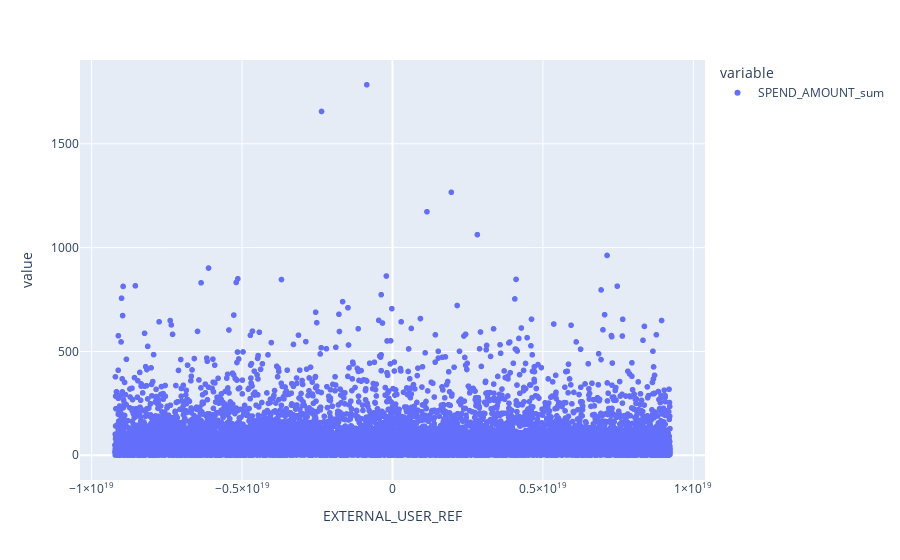

Write notebook code for a chart like this one.
### Code cell
px.scatter(user_level_txns_agg['SPEND_AMOUNT_sum'])

### Figure 1 — Plotly figure (JSON) as saved in the notebook; plotly's stock layout.template omitted (floating-point values rounded to 4 significant figures; data arrays with more than 128 entries replaced by an {"elided": "..."} marker saying what was removed)
{"data": [{"hovertemplate": "variable=SPEND_AMOUNT_sum<br>EXTERNAL_USER_REF=%{x}<br>value=%{y}<extra></extra>", "legendgroup": "SPEND_AMOUNT_sum", "marker": {"color": "#636efa", "symbol": "circle"}, "mode": "markers", "name": "SPEND_AMOUNT_sum", "showlegend": true, "type": "scattergl", "x": {"elided": "22920 int values"}, "xaxis": "x", "y": {"elided": "22920 float values"}, "yaxis": "y"}], "layout": {"legend": {"title": {"text": "variable"}, "tracegroupgap": 0}, "margin": {"t": 60}, "xaxis": {"anchor": "y", "domain": [0, 1], "title": {"text": "EXTERNAL_USER_REF"}}, "yaxis": {"anchor": "x", "domain": [0, 1], "title": {"text": "value"}}}}
